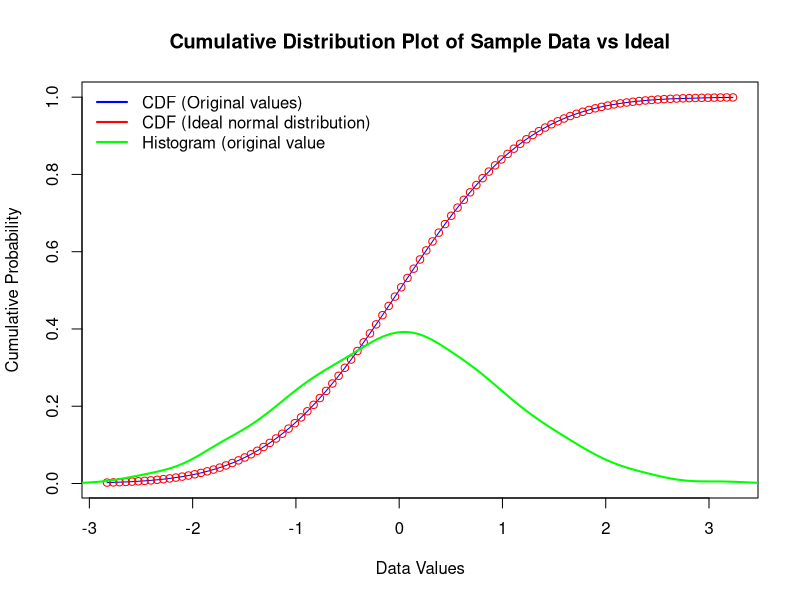

Generate this figure with R:
#' @title 10_VisualizingNormality.R
#' @description Visualising normality with a Cumulative Distribution Function
#' @author NMCG
#' @bugs None
#' @keywords CDF
#' @seealso 

# A Cumulative Density Function (CDF) is a mathematical function that 
# describes the probability that a random variable takes on a value less 
# than or equal to a given point. In the context of a normal distribution, 
# the CDF provides the probability that a variable from that distribution 
# is less than or equal to a specific value. It essentially gives the 
# cumulative probability up to a certain point in the distribution, 
# offering insights into the likelihood of observing a numeric value 
# within the distribution.

# In this example we generate some randomly distributed float-point values
# and compare the CDF for this data (blue) to the ideal CDF (red dot) for a sample
# with the same mean and standard deviation

# Obviously, since both are generated using in-built random functions in R
# (i.e. rnorm() and pnorm()) then both plots will align as long as the
# number of samples (n) is large.

# clear any old output
cat("\014")

# randomise each run using system time
set.seed(Sys.time())

# change the number of samples (i.e. people asked) and see how to changes the histogram (in green)
n = 1000

# ask sample (n) of people to pick a floating-point number from -4 to +4 (i.e. +/- 4 standard devs)
# yes, I know it's a strange "ask" but think of these values as representing our Tetris game high score that is in the range [150, 270]
sample_data <- rnorm(n, mean = 0, sd = 1)

# sort the values you get
sorted_sample_data <- sort(sample_data)

# what are the sorted set of probablilities of seeing this number or less?
prob_values_sample_data <- pnorm(sorted_sample_data)

# plot the original number vs the probabilities 
plot(sorted_sample_data, prob_values_sample_data, type = "l", col = "blue",
     xlab = "Data Values", ylab = "Cumulative Probability",
     main = "Cumulative Distribution Plot of Sample Data vs Ideal")

# what does the ideal CDF look like (i.e. for an ideally normally distributed set of values in range -4 to +4)? 
curve(pnorm(x), add = TRUE, col = "red",
      type = "p")

# lets add a histogram of our original random numbers
lines(density(sample_data), col = "green", lwd= 2)

legend("topleft", legend = c("CDF (Original values)", 
                             "CDF (Ideal normal distribution)", 
                             "Histogram (original value"), 
                              col = c("blue", "red", "green"), 
                              lwd = 2, bty = "n")


